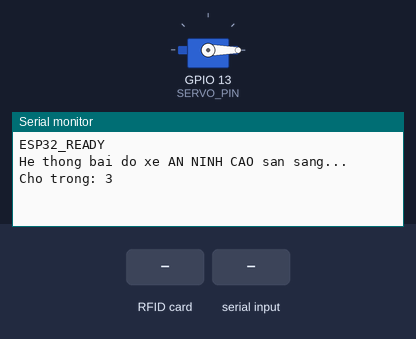
The sketch below on a simulated ESP32. On the bench: servo, the last lines printed to the serial monitor. The inputs (shaded band) are chosen by the test bench.

Above: at 1.2 s.
1.3 s: RFID card F4 75 F9 04 held to the reader
At 2.5 s:
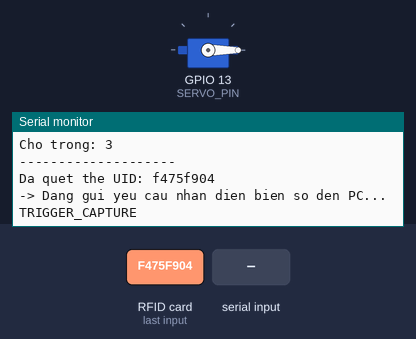
2.8 s: "BIENSO:\n" received over Serial
At 3.8 s:
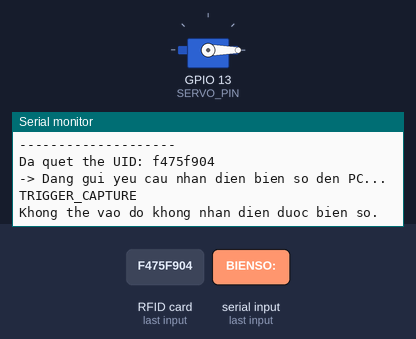
4.3 s: RFID card 7F DC 94 1F held to the reader
At 5.4 s:
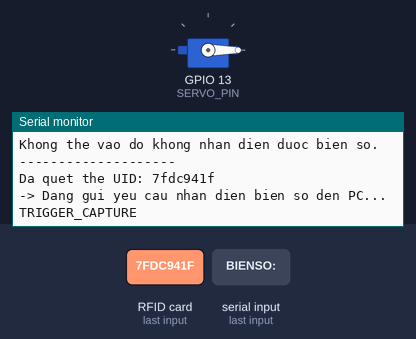

The sketch:

sketch_jun18a.ino
```cpp
#include <SPI.h>
#include <MFRC522.h>
#include <ESP32Servo.h> // Sử dụng thư viện servo dành riêng cho ESP32

// --- CẤU HÌNH PHẦN CỨNG ---
#define RST_PIN 22
#define SS_PIN  21
#define SERVO_PIN 13

MFRC522 rfid(SS_PIN, RST_PIN);
Servo myServo;

// Tốc độ Baud phải khớp với Python
#define UART_BAUDRATE 115200

// --- LOGIC QUẢN LÝ XE ---
const int NUM_CARDS = 4;
byte validUID[NUM_CARDS][4] = {
  {0xF4, 0x75, 0xF9, 0x04},
  {0x7F, 0xDC, 0x94, 0x1F},
  {0x03, 0xAA, 0xF8, 0x04},
  {0xFF, 0xC7, 0x98, 0xC2}
};

bool isInside[NUM_CARDS] = {false};
int availableSpots = 3;

//  Tạo một mảng để lưu biển số tương ứng với mỗi thẻ
String plateNumbers[NUM_CARDS];

// Biến quản lý trạng thái
bool waitingForPlate = false;
int lastScannedCardIndex = -1; // Lưu lại thẻ đang chờ xử lý

// --- HÀM HỖ TRỢ (Giữ nguyên) ---
String uidToString(byte *uid, byte len) {
  String uidStr = "";
  for (byte i = 0; i < len; i++) {
    if (uid[i] < 0x10) uidStr += "0";
    uidStr += String(uid[i], HEX);
  }
  return uidStr;
}

int getCardIndex(byte *uid) {
  for (int i = 0; i < NUM_CARDS; i++) {
    bool match = true;
    for (int j = 0; j < 4; j++) {
      if (uid[j] != validUID[i][j]) {
        match = false;
        break;
      }
    }
    if (match) return i;
  }
  return -1;
}

void openGate() {
  myServo.write(90);
  delay(3000);
  myServo.write(0);
}

void setup() {
  Serial.begin(UART_BAUDRATE);
  SPI.begin();
  rfid.PCD_Init();
  myServo.attach(SERVO_PIN);
  myServo.write(0);

  // Khởi tạo mảng biển số là các chuỗi rỗng
  for (int i = 0; i < NUM_CARDS; i++) {
    plateNumbers[i] = "";
  }

  while(!Serial); // Chờ cổng Serial sẵn sàng
  Serial.println("ESP32_READY");
  Serial.flush(); // Đảm bảo tín hiệu được gửi đi ngay

  Serial.println("He thong bai do xe AN NINH CAO san sang...");
  Serial.println("Cho trong: " + String(availableSpots));
}

//  Nâng cấp toàn bộ logic trong loop()
void loop() {
  // 1. Ưu tiên xử lý phản hồi từ Python khi đang chờ
  if (Serial.available() > 0 && waitingForPlate) {
    String data = Serial.readStringUntil('\n');
    data.trim();

    String receivedPlate = "";
    if (data.startsWith("BIENSO:")) {
      receivedPlate = data.substring(7); // Lấy phần biển số sau "BIENSO:"
    }

    // Logic được quyết định dựa trên trạng thái của thẻ TẠI THỜI ĐIỂM QUÉT
    // ---- XE VÀO ----
    if (isInside[lastScannedCardIndex] == false) {
      if (receivedPlate != "") {
        Serial.println("Xe vao. Bien so da luu: " + receivedPlate);

        // Cập nhật trạng thái
        isInside[lastScannedCardIndex] = true;
        plateNumbers[lastScannedCardIndex] = receivedPlate;
        availableSpots--;

        openGate();
        Serial.println("Cho trong con lai: " + String(availableSpots));
      } else {
        Serial.println("Khong the vao do khong nhan dien duoc bien so.");
        // Không làm gì cả, xe không được vào.
      }
    }
    // ---- XE RA ----
    else {
      if (receivedPlate != "") {
        Serial.println("Kiem tra xe ra. Bien so quet duoc: " + receivedPlate);
        Serial.println("   -> Bien so da luu tu truoc: " + plateNumbers[lastScannedCardIndex]);

        // *** SO SÁNH BIỂN SỐ ***
        if (receivedPlate == plateNumbers[lastScannedCardIndex]) {
          Serial.println("BIEN SO KHOP! Mo barie cho xe ra.");

          // Reset trạng thái
          isInside[lastScannedCardIndex] = false;
          plateNumbers[lastScannedCardIndex] = ""; // Xóa biển số đã lưu
          availableSpots++;

          openGate();
          Serial.println("Cho trong con lai: " + String(availableSpots));
        } else {
          Serial.println("SAI THE GUI XE! Bien so khong khop. Khong mo barie!");
          // Không làm gì cả, barie không mở, trạng thái xe vẫn là "đang ở trong"
        }
      } else {
        Serial.println(" Khong the ra do khong nhan dien duoc bien so. Vui long thu lai.");
      }
    }

    // Reset trạng thái chờ sau khi đã xử lý xong
    waitingForPlate = false;
    lastScannedCardIndex = -1;
  }

  // 2. Nếu đang chờ Python xử lý, không quét thẻ mới
  if (waitingForPlate) {
    return;
  }

  // 3. Quét thẻ mới
  if (!rfid.PICC_IsNewCardPresent() || !rfid.PICC_ReadCardSerial()) {
    delay(50);
    return;
  }

  int index = getCardIndex(rfid.uid.uidByte);
  Serial.println("--------------------");
  Serial.print("Da quet the UID: ");
  Serial.println(uidToString(rfid.uid.uidByte, rfid.uid.size));

  if (index != -1) {
    // Luôn gửi yêu cầu nhận diện dù là xe vào hay xe ra
    if ( (isInside[index] == false && availableSpots > 0) || (isInside[index] == true) ) {
        waitingForPlate = true;
        lastScannedCardIndex = index;
        Serial.println("-> Dang gui yeu cau nhan dien bien so den PC...");
        Serial.println("TRIGGER_CAPTURE");
    } else if (isInside[index] == false && availableSpots <= 0) {
        Serial.println("Bai xe day! Khong the vao.");
    }
  } else {
    Serial.println("The khong hop le!");
  }

  rfid.PICC_HaltA();
  rfid.PCD_StopCrypto1();
}
```

Measured:
- after the input at 1.3 s, the serial monitor: prints a new line at once (image 1)
- after the input at 2.8 s, the serial monitor: prints a new line at once (image 2)
- after the input at 4.3 s, the serial monitor: prints a new line at once (image 3)
